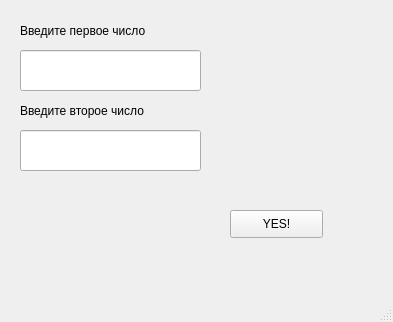
<?xml version="1.0" encoding="UTF-8"?>
<ui version="4.0">
 <class>MainWindow</class>
 <widget class="QMainWindow" name="MainWindow">
  <property name="geometry">
   <rect>
    <x>0</x>
    <y>0</y>
    <width>393</width>
    <height>322</height>
   </rect>
  </property>
  <property name="windowTitle">
   <string>MainWindow</string>
  </property>
  <widget class="QWidget" name="centralwidget">
   <widget class="QLabel" name="label">
    <property name="geometry">
     <rect>
      <x>20</x>
      <y>20</y>
      <width>141</width>
      <height>21</height>
     </rect>
    </property>
    <property name="text">
     <string>Введите первое число</string>
    </property>
   </widget>
   <widget class="QLabel" name="label_2">
    <property name="geometry">
     <rect>
      <x>20</x>
      <y>100</y>
      <width>141</width>
      <height>21</height>
     </rect>
    </property>
    <property name="text">
     <string>Введите второе число</string>
    </property>
   </widget>
   <widget class="QPushButton" name="pushButton">
    <property name="geometry">
     <rect>
      <x>230</x>
      <y>210</y>
      <width>93</width>
      <height>28</height>
     </rect>
    </property>
    <property name="text">
     <string>YES!</string>
    </property>
   </widget>
   <widget class="QLabel" name="label_result">
    <property name="geometry">
     <rect>
      <x>20</x>
      <y>195</y>
      <width>141</width>
      <height>51</height>
     </rect>
    </property>
    <property name="text">
     <string/>
    </property>
   </widget>
   <widget class="QLineEdit" name="lineEdit">
    <property name="geometry">
     <rect>
      <x>20</x>
      <y>50</y>
      <width>181</width>
      <height>41</height>
     </rect>
    </property>
   </widget>
   <widget class="QLineEdit" name="lineEdit_2">
    <property name="geometry">
     <rect>
      <x>20</x>
      <y>130</y>
      <width>181</width>
      <height>41</height>
     </rect>
    </property>
   </widget>
  </widget>
  <widget class="QMenuBar" name="menubar">
   <property name="geometry">
    <rect>
     <x>0</x>
     <y>0</y>
     <width>393</width>
     <height>26</height>
    </rect>
   </property>
  </widget>
  <widget class="QStatusBar" name="statusbar"/>
 </widget>
 <resources/>
 <connections/>
</ui>
